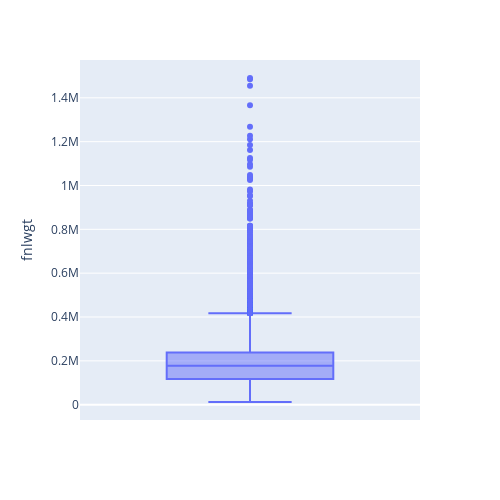

The code cell stored with this chart in its notebook:
### Code cell
fnlwgt_box = px.box(total, y = 'fnlwgt')
fnlwgt_box.update_layout(width = 500, height = 500)

### Figure 1 — Plotly figure (JSON) as saved in the notebook; plotly's stock layout.template omitted (floating-point values rounded to 4 significant figures; data arrays with more than 128 entries replaced by an {"elided": "..."} marker saying what was removed)
{"data": [{"alignmentgroup": "True", "hovertemplate": "fnlwgt=%{y}<extra></extra>", "legendgroup": "", "marker": {"color": "#636efa"}, "name": "", "notched": false, "offsetgroup": "", "orientation": "v", "showlegend": false, "type": "box", "x0": " ", "xaxis": "x", "y": {"elided": "48842 int values"}, "y0": " ", "yaxis": "y"}], "layout": {"boxmode": "group", "height": 500, "legend": {"tracegroupgap": 0}, "margin": {"t": 60}, "width": 500, "xaxis": {"anchor": "y", "autorange": true, "domain": [0, 1], "range": [-0.5, 0.5], "type": "category"}, "yaxis": {"anchor": "x", "autorange": true, "domain": [0, 1], "range": [-69830.0, 1573000.0], "title": {"text": "fnlwgt"}, "type": "linear"}}}
